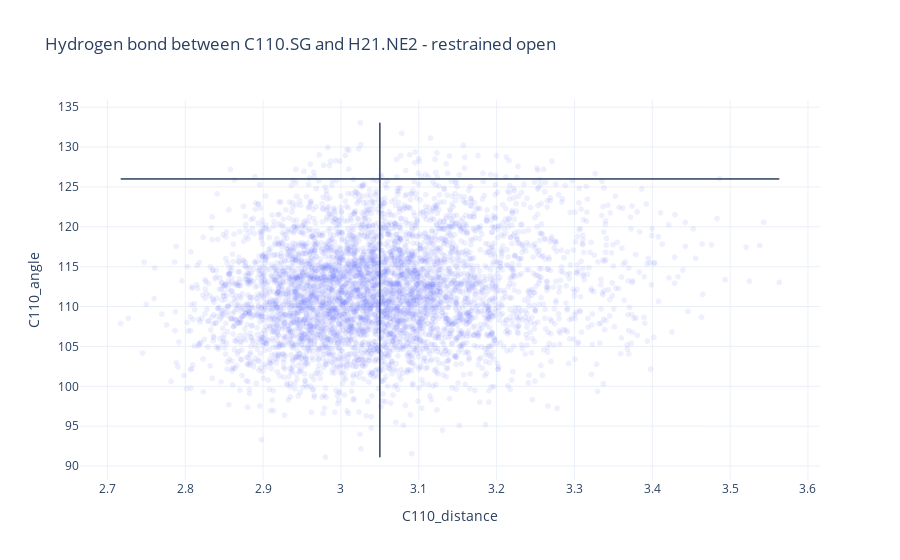

The notebook cell saved with this chart:
### Code cell
fig = px.scatter(data, x='C110_distance', y='C110_angle',
                 title='Hydrogen bond between C110.SG and H21.NE2 - restrained open',
                 opacity=0.1, template='plotly_white')
fig.add_shape(
        type='rect',
        x0=data.C110_distance.min(),
        y0=126,
        x1=data.C110_distance.max(),
        y1=126,
        line=dict(width=1),
)
fig.add_shape(
        type='rect',
        x0=3.05,
        y0=data.C110_angle.min(),
        x1=3.05,
        y1=data.C110_angle.max(),
        line=dict(width=1),
)

fig

### Figure 1 — Plotly figure (JSON) as saved in the notebook; plotly's stock layout.template omitted (floating-point values rounded to 4 significant figures; data arrays with more than 128 entries replaced by an {"elided": "..."} marker saying what was removed)
{"data": [{"hovertemplate": "C110_distance=%{x}<br>C110_angle=%{y}<extra></extra>", "legendgroup": "", "marker": {"color": "#636efa", "opacity": 0.1, "symbol": "circle"}, "mode": "markers", "name": "", "showlegend": false, "type": "scattergl", "x": {"elided": "5000 float values"}, "xaxis": "x", "y": {"elided": "5000 float values"}, "yaxis": "y"}], "layout": {"autosize": true, "legend": {"tracegroupgap": 0}, "shapes": [{"line": {"width": 1}, "type": "rect", "x0": 2.717, "x1": 3.563, "y0": 126, "y1": 126}, {"line": {"width": 1}, "type": "rect", "x0": 3.05, "x1": 3.05, "y0": 91.1, "y1": 133.0}], "title": {"text": "Hydrogen bond between C110.SG and H21.NE2 - restrained open"}, "xaxis": {"anchor": "y", "autorange": true, "domain": [0, 1], "range": [2.666, 3.614], "title": {"text": "C110_distance"}, "type": "linear"}, "yaxis": {"anchor": "x", "autorange": true, "domain": [0, 1], "range": [87.71, 136.4], "title": {"text": "C110_angle"}, "type": "linear"}}}
